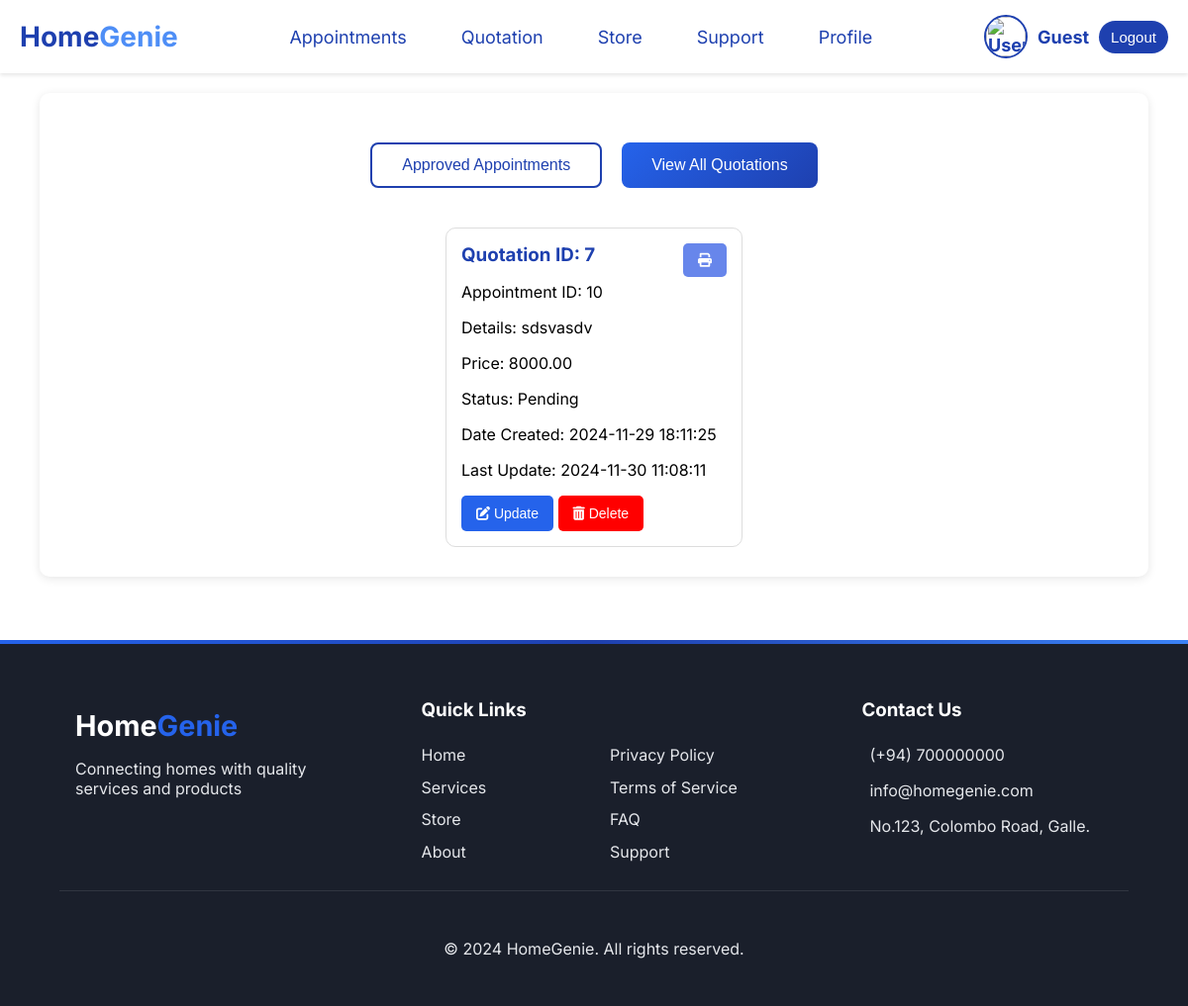
Before: /ServiceProviderController/SubmittedQuotations with the older database file.
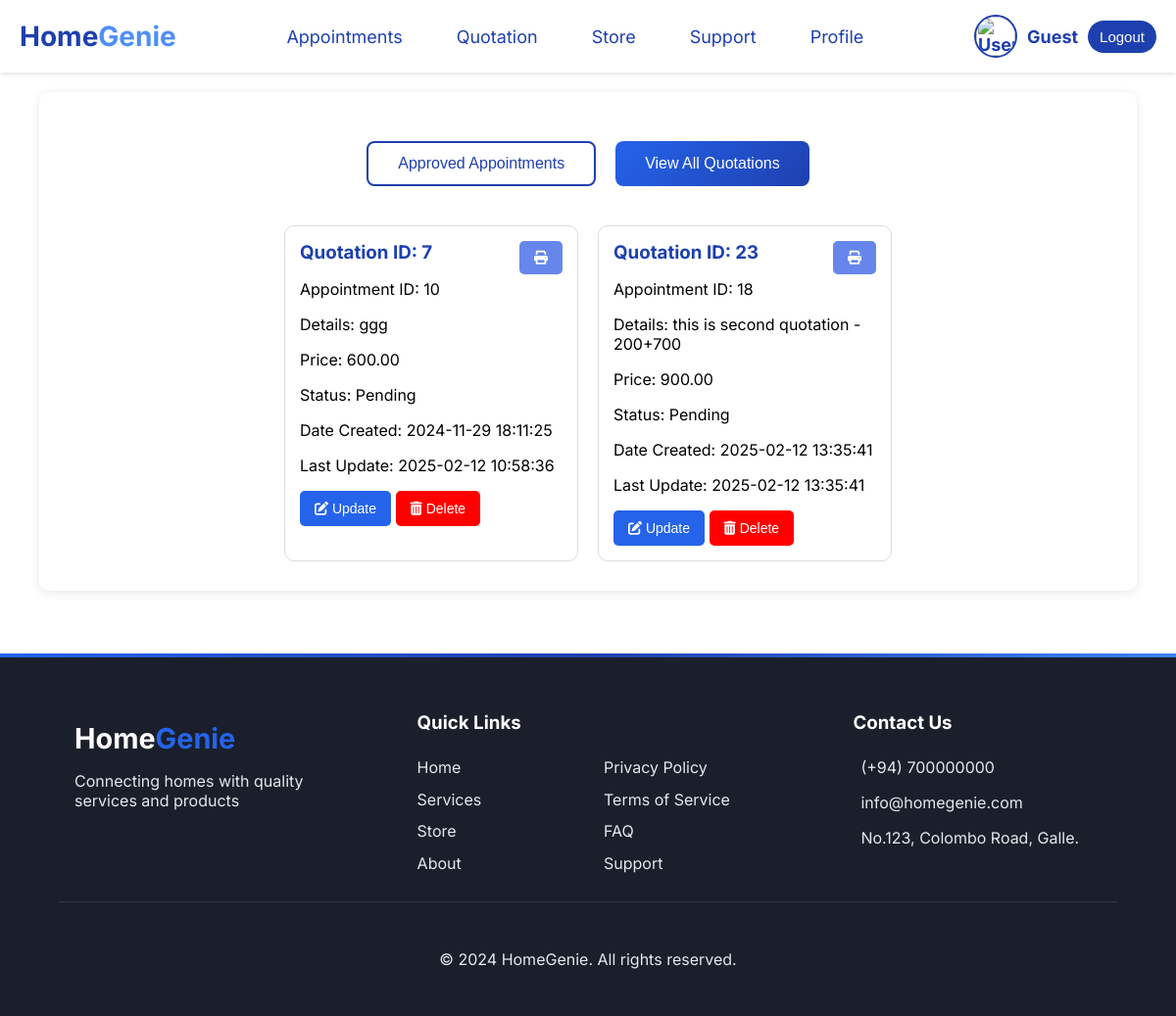
After: the same page with the newer database file.
### tables this page shows
CREATE TABLE `quotations` (
  `quotation_id` int(11) NOT NULL,
  `appointment_id` int(11) NOT NULL,
  `service_provider_id` int(11) NOT NULL,
  `quotation_details` text NOT NULL,
  `price` decimal(10,2) NOT NULL,
  `status` enum('Pending','Approved','Rejected') DEFAULT 'Pending',
  `created_at` timestamp NOT NULL DEFAULT current_timestamp(),
  `updated_at` timestamp NOT NULL DEFAULT current_timestamp() ON UPDATE current_timestamp()
);

### app/controllers/ServiceProviderController.php (called while the page is built, shortened)
<?php
class ServiceProviderController extends Controller
{
    private $QuotationSVPModel;
    public function __construct()
    {
        $this->QuotationSVPModel = $this->model('QuotationSVPModel');
    }
    public function SubmittedQuotations()
    {
        $results = $this->QuotationSVPModel->getAllQuotationslist();
        $this->view('ServiceProvider/SubmittedQuotations', data: $results);
    }
}

### app/libraries/Core.php (called while the page is built, shortened)
<?php
class Core {
    protected $currentMethod = 'index';
    public function __construct() {
        $url = $this->getURL();
        if (isset($url[0]) && file_exists('../app/controllers/' . ucwords($url[0]) . '.php')) {
            unset($url[0]);
        }
        $this->currentController = new $this->currentController;
        if (isset($url[1]) && method_exists($this->currentController, $url[1])) {
            $this->currentMethod = $url[1];
            unset($url[1]);
        }
        $this->params = $url ? array_values($url) : [];
        call_user_func_array([$this->currentController, $this->currentMethod], $this->params);
    }
    public function getURL() {
        if (isset($_GET['url'])) {
            $url = rtrim($_GET['url'], '/');
            $url = filter_var($url, FILTER_SANITIZE_URL);
            return explode('/', $url);
        }
        return [];
    }
}

### public/index.php (called while the page is built, shortened)
<?php
   $init = new Core();
?>

### app/libraries/Database.php (called while the page is built, shortened)
<?php
class Database{
    private $host = DB_HOST;
    private $user = DB_USER;
    private $password = DB_PASSWORD;
    private $dbname = DB_NAME;
    private $dbh;
    private $statement;
    public function __construct(){
        $dsn = 'mysql:host='.$this->host.';dbname='.$this->dbname;
        $options = array(
            PDO::ATTR_PERSISTENT => true,
            PDO::ATTR_ERRMODE => PDO::ERRMODE_EXCEPTION
        );
        try {
            $this->dbh = new PDO($dsn, $this->user, $this->password, $options);
        } catch (PDOException $e) {
            $this->error = $e->getMessage();
            echo $this->error;
        }
    }
    public function query($sql){
        $this->statement = $this->dbh->prepare($sql);
    }
    public function execute(){
        return $this->statement->execute();
    }
    public function resultSet(){
        $this->execute();
        return $this->statement->fetchAll(PDO::FETCH_OBJ);
    }
}

### app/models/QuotationSVPModel.php (called while the page is built, shortened)
<?php
class QuotationSVPModel
{
  private $db;
  public function __construct()
  {
    $this->db = new Database();
  }
  public function getAllQuotationslist()
  {
    $query = "
        SELECT q.quotation_id, q.appointment_id, q.service_provider_id, q.quotation_details, q.price, q.status, q.created_at, q.updated_at
        FROM quotations q
    ";
    $this->db->query($query);
    return $this->db->resultset();
  }
}

### app/views/ServiceProvider/SubmittedQuotations.php (the view, shortened to what the changed rows need)
<!DOCTYPE html>
<html lang="en">
<head>
  <link rel="stylesheet" href="<?php echo URLROOT; ?>/public/css/SVP/SVP_SubmittedQuotations.css">
</head>
<body>
  <div class="container">
    <div class="quotation-list">
      <div class="quotations-container" style="justify-content: center;">
        <?php if (!empty($data)): ?>
          <?php foreach ($data as $item): ?>
            <div class="card" id="card-<?php echo $item->quotation_id; ?>">
              <button class="btn" onclick="printQuotation(<?php echo $item->quotation_id; ?>)"
                style="color: white; background-color:rgb(103, 134, 235); float: right; align-items: end;">
                <i class="fas fa-print fa-1x"></i>
              </button>
              <h3>Quotation ID: <?php echo htmlspecialchars($item->quotation_id); ?></h3>
              <p>Appointment ID: <?php echo htmlspecialchars($item->appointment_id); ?></p>
              <p>Details:
                <span
                  id="details-text-<?php echo $item->quotation_id; ?>"><?php echo htmlspecialchars($item->quotation_details); ?></span>
              </p>
              <p>Price:
                <span
                  id="price-text-<?php echo $item->quotation_id; ?>"><?php echo htmlspecialchars($item->price); ?></span>
              </p>
              <p>Status: <span
                  id="status-text-<?php echo $item->quotation_id; ?>"><?php echo htmlspecialchars($item->status); ?></span>
              </p>
              <p>Date Created: <span
                  id="created-at-text-<?php echo $item->quotation_id; ?>"><?php echo htmlspecialchars($item->created_at); ?></span>
              </p>
              <p>Last Update: <span
                  id="updated-at-text-<?php echo $item->quotation_id; ?>"><?php echo htmlspecialchars($item->updated_at); ?></span>
              </p>
              <button class="btn update-btn" style="color: white;"
                onclick="editQuotation(<?php echo $item->quotation_id; ?>)"><i class="fas fa-edit"></i> Update</button>
              <button class="btn" onclick="deleteQuotation(<?php echo $item->quotation_id; ?>)"
                style="color: white; background-color: red;">
                <i class="fas fa-trash-alt"></i> Delete
              </button>
            </div>
          <?php endforeach; ?>
        <?php else: ?>
          <p>No quotations available.</p>
        <?php endif; ?>
      </div>
    </div>
  </div>
  <link rel="stylesheet" href="https://cdnjs.cloudflare.com/ajax/libs/font-awesome/6.0.0-beta3/css/all.min.css">
</body>
</html>
<?php
require_once APPROOT . '/views/ServiceProvider/footer_svp.php';
?>

Changed rows visible on the page:
changed quotations id 7: quotation_details "sdsvasdv" → "ggg"; price "8000.00" → "600.00"; updated_at "2024-11-30 11:08:11" → "2025-02-12 10:58:36"
added quotations: quotation_id "23", appointment "18", quotation_details "this is second quotation - 200+700", price "900.00", status "Pending", created_at "2025-02-12 13:35:41", updated_at "2025-02-12 13:35:41"
